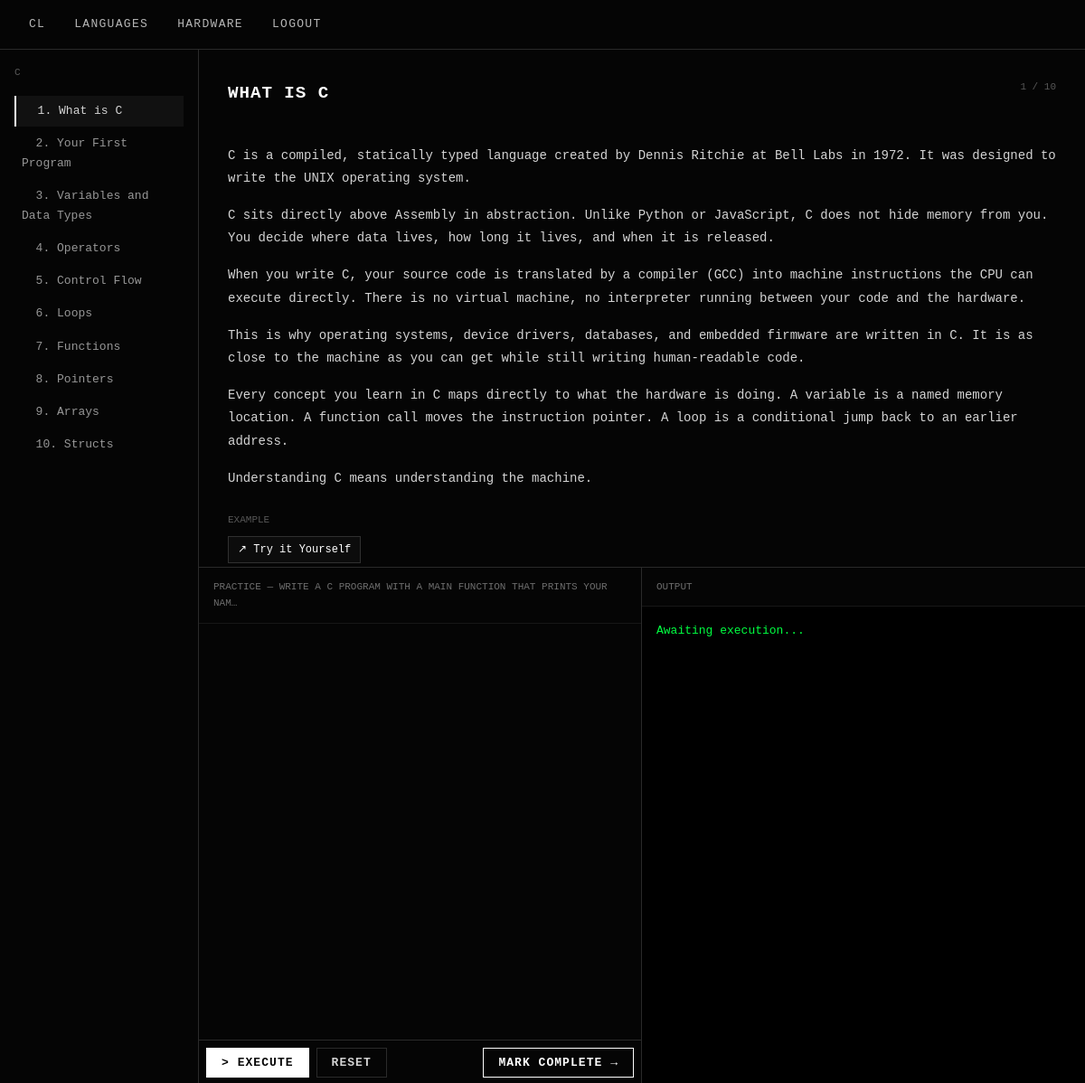
The page /languages/1/lessons/1/ (signed in) on the database its author committed.
### core/models.py (models this page shows, shortened)
class Language(models.Model):
    name = models.CharField(max_length=100)
    description = models.TextField()

class Lesson(models.Model):
    language = models.ForeignKey(Language, on_delete=models.CASCADE, related_name='lessons')
    title = models.CharField(max_length=200)
    content = models.TextField()
    order = models.IntegerField(default=0)
    challenge = models.TextField()
    starter_code = models.TextField(default='')
    example_output = models.TextField(default='')
    class Meta:
        ordering = ['order']
        unique_together = ('language', 'order')

### core/views.py (the view)
# urls.py: path('languages/<int:pk>/lessons/<int:lesson_order>/', views.lesson_detail, name='lesson_detail'),
@login_required(login_url='login')
def lesson_detail(request, pk, lesson_order):
    language = get_object_or_404(Language, pk=pk)
    lesson = get_object_or_404(Lesson, language=language, order=lesson_order)
    all_lessons = language.lessons.all()
    completed_ids = LessonCompletion.objects.filter(
        user=request.user, lesson__language=language
    ).values_list('lesson_id', flat=True)
    return render(request, 'core/lesson_detail.html', {
        'current_language': language,
        'lesson': lesson,
        'all_lessons': all_lessons,
        'completed_ids': list(completed_ids),
    })

### core/templates/core/lesson_detail.html (shortened to what this page needs)
{% extends 'core/base.html' %}
{% block content %}
<div style="display: grid; grid-template-columns: 220px 1fr; height: calc(100vh - 53px); overflow: hidden;">
    <aside style="border-right: 1px solid var(--border); overflow-y: auto; padding: 1rem;">
        <p style="font-size: 11px; opacity: 0.4; text-transform: uppercase; letter-spacing: 0.1em; margin-bottom: 1rem;">{{ current_language.name }}</p>
        {% for l in all_lessons %}
        <a href="{% url 'lesson_detail' current_language.pk l.order %}"
           style="display: block; padding: 6px 8px; font-size: 13px; margin-bottom: 2px;
           {% if l.order == lesson.order %}border-left: 2px solid var(--accent); background: #111;{% endif %}
           color: {% if l.pk in completed_ids %}var(--accent){% else %}var(--text){% endif %}; opacity: {% if l.order == lesson.order %}1{% else %}0.7{% endif %};">
            {% if l.pk in completed_ids %}&#10003;{% else %}&nbsp;{% endif %} {{ l.order }}. {{ l.title }}
        </a>
        {% endfor %}
    </aside>
    <div style="display: grid; grid-template-rows: 1fr 1fr; overflow: hidden;">
        <div style="overflow-y: auto; padding: 2rem; border-bottom: 1px solid var(--border);">
            <div style="display: flex; justify-content: space-between; align-items: flex-start; margin-bottom: 1.5rem;">
                <h1 style="font-size: 1.2rem;">{{ lesson.title }}</h1>
                <span style="font-size: 11px; opacity: 0.4;">{{ lesson.order }} / {{ all_lessons|length }}</span>
            </div>
            <div style="line-height: 1.8; margin-bottom: 1.5rem;">{{ lesson.content|linebreaks }}</div>
            {% if lesson.starter_code %}
            <div style="margin-bottom: 0.5rem; font-size: 11px; opacity: 0.4; text-transform: uppercase;">Example</div>
            <a href="{% url 'try_it' %}?lang={{ current_language.name|urlencode }}&code={{ lesson.starter_code|urlencode }}"
               target="_blank"
               style="display: inline-block; border: 1px solid var(--border); padding: 4px 10px; font-size: 12px; background: #0c0c0c;">
                &#8599; Try it Yourself
            </a>
            {% endif %}
        </div>
        <div style="display: grid; grid-template-columns: 1fr 1fr; overflow: hidden;">
            <div style="display: flex; flex-direction: column; border-right: 1px solid var(--border); overflow: hidden;">
                <div style="padding: 0.75rem 1rem; border-bottom: 1px solid var(--border); font-size: 11px; opacity: 0.5; text-transform: uppercase;">
                    Practice — {{ lesson.challenge|truncatechars:60 }}
                </div>
                <div id="practice_editor_wrap" style="flex: 1; overflow: hidden; position: relative;">
                    <div id="practice_cm" style="position: absolute; inset: 0;"></div>
                </div>
                <div style="display: flex; gap: 8px; padding: 8px; border-top: 1px solid var(--border);">
                    <button id="run_btn">&gt; Execute</button>
                    <button id="reset_btn" style="background: var(--bg); color: var(--text); border-color: var(--border);">Reset</button>
                    <form method="POST" action="{% url 'lesson_complete' current_language.pk lesson.order %}" style="margin-left: auto;">
                        <button type="submit" style="background: var(--bg); color: var(--accent); border-color: var(--accent);">Mark Complete &#8594;</button>
                    </form>
                </div>
            </div>
            <div style="display: flex; flex-direction: column; overflow: hidden;">
                <div style="padding: 0.75rem 1rem; border-bottom: 1px solid var(--border); font-size: 11px; opacity: 0.5; text-transform: uppercase;">Output</div>
                <pre id="output" style="flex: 1; overflow-y: auto; padding: 1rem; background: #000; color: #00ff41; font-family: var(--font); font-size: 13px; white-space: pre-wrap; margin: 0;">Awaiting execution...</pre>
            </div>
        </div>
    </div>
</div>
{% endblock %}

### core/static/core/css/style.css (style rules this page uses)
:root { --bg: #050505; --text: #d4d4d4; --accent: #ffffff; --border: rgba(255, 255, 255, 0.15); --font: 'JetBrains Mono', 'Fira Code', monospace; }
*, *::before, *::after { box-sizing: border-box; margin: 0; padding: 0; border-radius: 0 !important; box-shadow: none !important; }
body { background: var(--bg); color: var(--text); font-family: var(--font); font-size: 14px; line-height: 1.7; }
h1, h2, h3, h4 { color: var(--accent); font-weight: 600; letter-spacing: 0.05em; text-transform: uppercase; margin-bottom: 1rem; }
a { color: var(--accent); text-decoration: none; }
p { margin-bottom: 1rem; }
button { background: var(--accent); border: 1px solid var(--accent); color: var(--bg); cursor: pointer; font-family: var(--font); font-size: 13px; font-weight: bold; letter-spacing: 0.08em; padding: 8px 16px; text-transform: uppercase; }

### rows shown on the page
Language: name "C"
Lesson: order "1", title "What is C", title "WHAT IS C", content "C is a compiled, statically typed language created by Dennis Ritchie at Bell Labs in 1972. It was designed to write the UNIX operating system. C sits directly above Assembly in abstraction. Unlike Python or JavaScript, C does not hide memory from you. You decide where data lives, how long it lives, and when it is released. When you write C, your source code is translated by a compiler (GCC) into machine instructions the CPU can execute directly. There is no virtual machine, no interpreter running between your code and the hardware. This is why operating systems, device drivers, databases, and embedded firmware are written in C. It is as close to the machine as you can get while still…", challenge "WRITE A C PROGRAM WITH A MAIN FUNCTION THAT PRINTS YOUR NAM…"
Lesson: order "2", title "Your First Program"
Lesson: order "3", title "Variables and Data Types"
Lesson: order "4", title "Operators"
Lesson: order "5", title "Control Flow"
Lesson: order "6", title "Loops"
Lesson: order "7", title "Functions"
Lesson: order "8", title "Pointers"
Lesson: order "9", title "Arrays"
Lesson: order "10", title "Structs"

### other values the page prints
{{ all_lessons|length }} "10"
